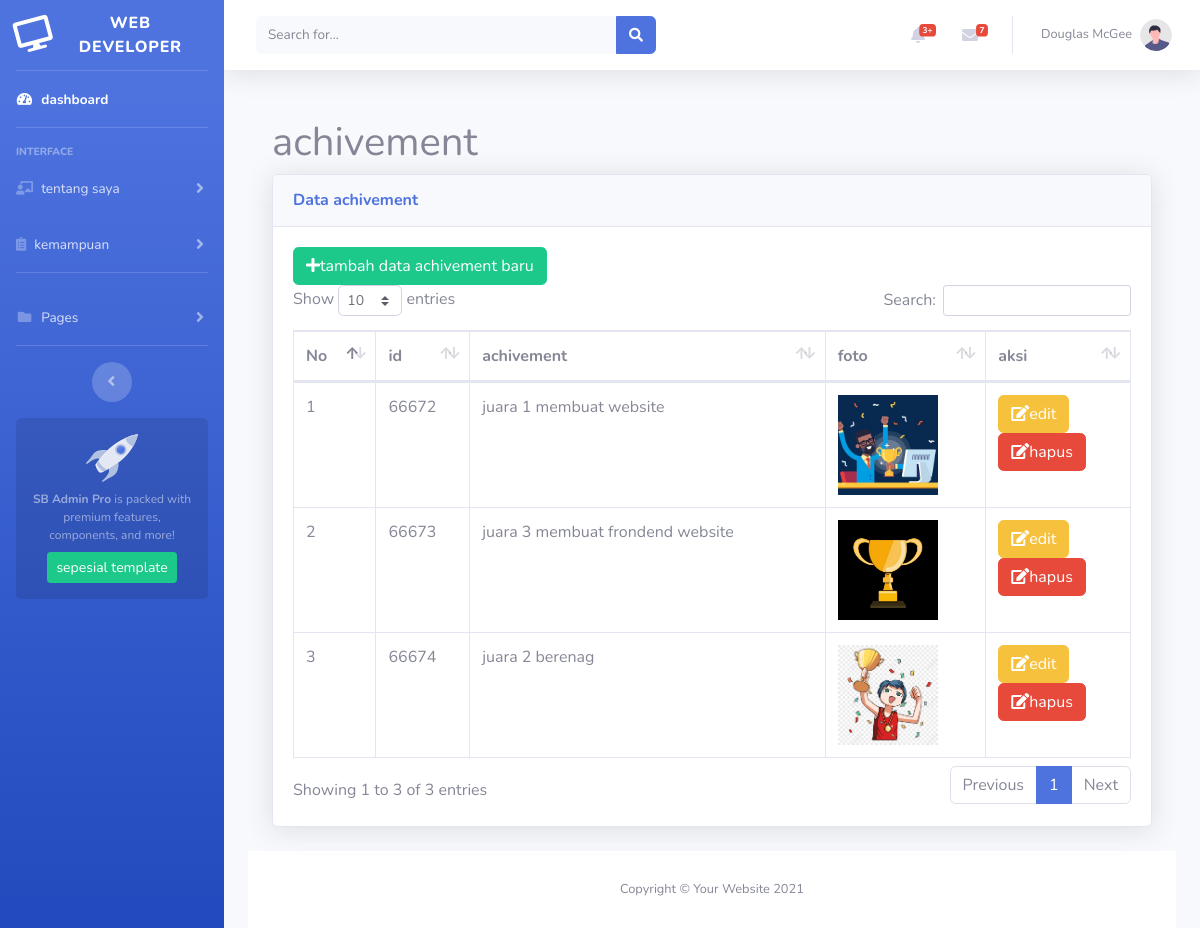
The app's page /personal_profile/backend/pages/achivement/index.php with its own data.
### tables this page shows
CREATE TABLE `achivement` (
  `id_achivement` int(50) NOT NULL,
  `achivement` text NOT NULL,
  `foto` varchar(100) NOT NULL
);

### personal_profile/backend/pages/achivement/index.php (the view, shortened to what this page needs)
<?php include "../../include/header.php" ?>
<main>
    <div class="container-fluid px-4">
        <h1 class="mt-4">achivement</h1>
        <div class="card shadow mb-4">
            <div class="card-header py-3">
                <h6 class="m-0 font-weight-bold text-primary">Data achivement</h6>
            </div>
            <div class="card-body">
                <div class="table-responsive">
                    <a href="<?= BASE_URL . 'pages/achivement/form_tambah.php' ?>" class="btn btn-success"><i class="fas fa-plus"></i>tambah data achivement baru</a>
                    <table class="table table-bordered" id="dataTable" width="100%" cellspacing="0">
                        <thead>
                            <tr>
                                <th>No</th>
                                <th>id</th>
                                <th>achivement</th>
                                <th>foto</th>
                                <th>aksi</th>
                            </tr>
                        </thead>
                        <tbody>
                            <?php
                            include "../../include/koneksi.php";
                            $qSelect = "SELECT * FROM achivement";
                            $qselect = mysqli_query($koneksi, $qSelect) or die(mysqli_error($koneksi));
                            $nomor = 0;
                            while ($row = mysqli_fetch_array($qselect)) {
                                $nomor++;
                            ?>
                                <tr>
                                    <td><?= $nomor?></td>
                                    <td><?= $row['id_achivement'] ?></td>
                                    <td><?= $row['achivement'] ?></td>
                                    <td>
                                        <img src="<?= BASE_URL . "images/achivement/" . $row['foto'] ?>" alt="" width="100" height="100" style="object-fit: cover;">
                                    </td>
                                    <td>
                                        <a class="btn btn-warning" href="<?= BASE_URL . 'pages/achivement/form_ubah.php?id=' . $row['id_achivement'] ?>"><i class="fas fa-edit"></i>edit</a>
                                        <br>
                                        <a class="btn btn-danger" href="<?= BASE_URL . 'aksi/achivement/hapus.php?id=' . $row['id_achivement'] ?>" onclick="return confirm('apakah anda yakin? ingin menghapus')"><i class="fas fa-edit"></i>hapus</a>
                                    </td>
                                </tr>
                            <?php
                            }
                            ?>
                        </tbody>
                    </table>
                </div>
            </div>
        </div>
    </div>
</main>
<?php include "../../include/footer.php" ?>

### records on screen
achivement: id_achivement "66672", achivement "juara 1 membuat website", foto (picture)
achivement: id_achivement "66673", achivement "juara 3 membuat frondend website", foto (picture)
achivement: id_achivement "66674", achivement "juara 2 berenag", foto (picture)
